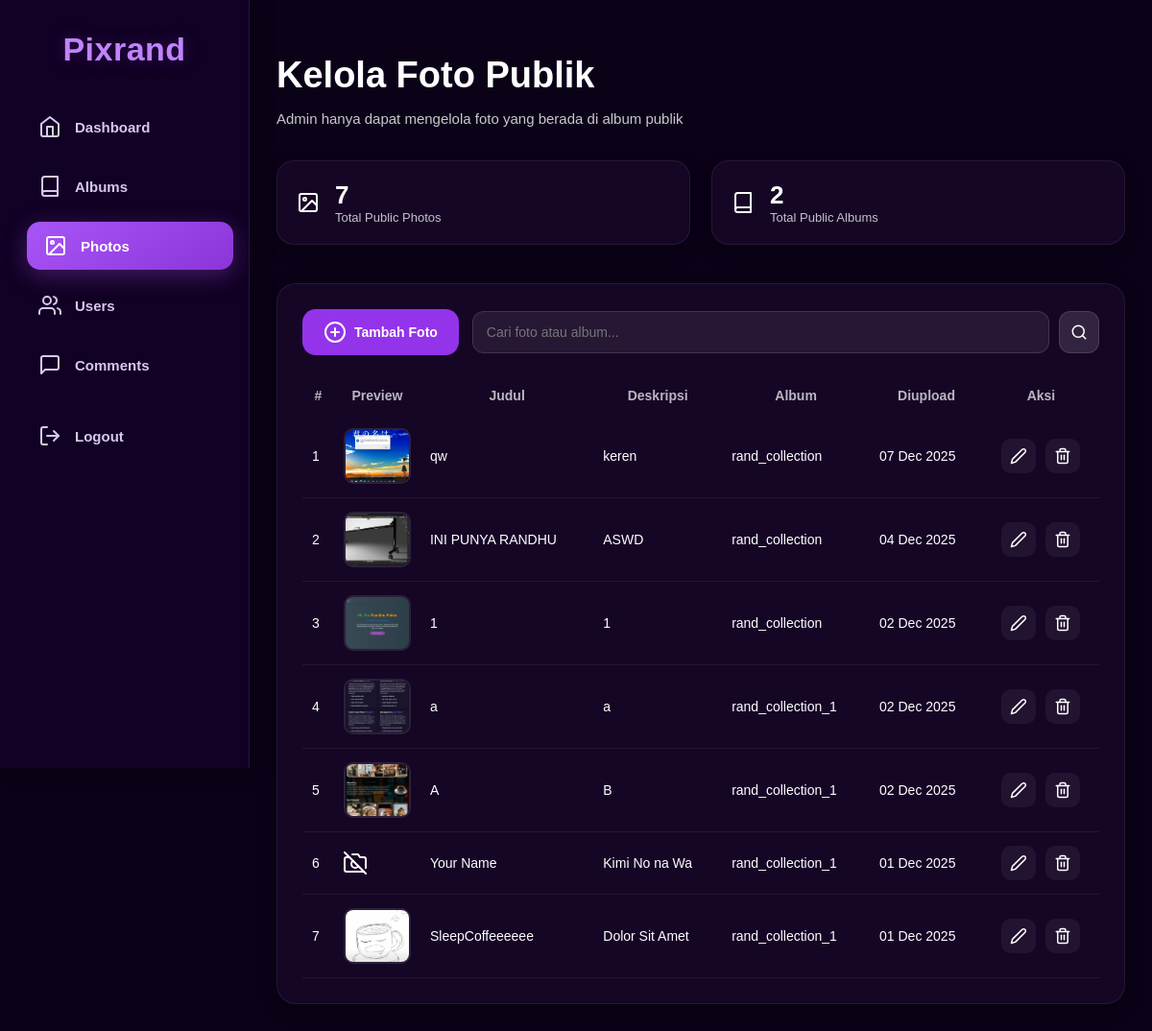
The app's page /gallery_app/public/views/admin/pages/photos.php (signed in) with its own data.
### tables this page shows
CREATE TABLE `photos` (
  `id` int(11) NOT NULL,
  `album_id` int(11) NOT NULL,
  `user_id` int(11) NOT NULL,
  `file_path` varchar(255) NOT NULL,
  `title` varchar(100) DEFAULT NULL,
  `caption` text DEFAULT NULL,
  `created_at` datetime DEFAULT current_timestamp()
);

CREATE TABLE `albums` (
  `id` int(11) NOT NULL,
  `user_id` int(11) NOT NULL,
  `visibility` enum('public','private') NOT NULL DEFAULT 'private',
  `title` varchar(150) NOT NULL,
  `description` text DEFAULT NULL,
  `created_at` datetime DEFAULT current_timestamp()
);

### gallery_app/public/views/admin/pages/photos.php (the view, shortened to what this page needs)
<?php
require_once $_SERVER['DOCUMENT_ROOT'] . "/gallery_app/includes/auth.php";
require_once __DIR__ . "/../layout/sidebar.php";
$totalPhotos = mysqli_fetch_assoc(mysqli_query($conn, "
    SELECT COUNT(*) AS total
    FROM photos
    INNER JOIN albums ON albums.id = photos.album_id
    WHERE albums.visibility = 'public'
"))['total'];
$totalAlbums = mysqli_fetch_assoc(mysqli_query($conn, "
    SELECT COUNT(*) AS total
    FROM albums
    WHERE visibility = 'public'
"))['total'];
$search = isset($_GET['q']) ? trim($_GET['q']) : "";
$where = [];
$where[] = "albums.visibility = 'public'";
$whereSql = "WHERE " . implode(" AND ", $where);
$query = mysqli_query($conn, "
    SELECT photos.*, albums.title AS album_title
    FROM photos
    INNER JOIN albums ON albums.id = photos.album_id
    $whereSql
    ORDER BY photos.created_at DESC
");
?>
<link rel="stylesheet" href="/gallery_app/public/assets/styles/admin/photos/photos.css?v=<?= time(); ?>">
<div class="page-wrapper">
    <h1 class="title-main">Kelola Foto Publik</h1>
    <p class="subtitle-main">Admin hanya dapat mengelola foto yang berada di album publik</p>
    <div class="stats-grid">
        <div class="stat-card">
            <i data-feather="image"></i>
            <div>
                <h2><?= $totalPhotos ?></h2><span>Total Public Photos</span>
            </div>
        </div>
        <div class="stat-card">
            <i data-feather="book"></i>
            <div>
                <h2><?= $totalAlbums ?></h2><span>Total Public Albums</span>
            </div>
        </div>
    </div>
    <div class="panel">
        <form class="actions-bar" method="GET">
            <a href="add_photo.php" class="btn-primary">
                <i data-feather="plus-circle"></i> Tambah Foto
            </a>
            <div class="search-form">
                <input type="text" name="q" placeholder="Cari foto atau album..." value="<?= htmlspecialchars($search) ?>">
                <button type="submit"><i data-feather="search"></i></button>
            </div>
        </form>
        <?php if ($query && mysqli_num_rows($query) > 0): ?>
            <table class="admin-table">
                <thead>
                    <tr>
                        <th>#</th>
                        <th>Preview</th>
                        <th>Judul</th>
                        <th>Deskripsi</th>
                        <th>Album</th>
                        <th>Diupload</th>
                        <th>Aksi</th>
                    </tr>
                </thead>
                <tbody>
                    <?php $no = 1;
                    while ($p = mysqli_fetch_assoc($query)): ?>
                        <tr>
                            <td><?= $no++ ?></td>
                            <td class="preview-cell">
                                <?php
                                $filePath = "/gallery_app/public/uploads/" . htmlspecialchars($p['file_path']);
                                $realPath = $_SERVER['DOCUMENT_ROOT'] . "/gallery_app/public/uploads/" . $p['file_path'];
                                ?>
                                <?php if (!empty($p['file_path']) && file_exists($realPath)): ?>
                                    <img src="<?= $filePath ?>" class="thumb">
                                <?php else: ?>
                                    <div class="no-thumb">
                                        <i data-feather="camera-off"></i>
                                    </div>
                                <?php endif; ?>
                            </td>
                            <td><?= $p['title'] ? htmlspecialchars($p['title']) : "<em>Tanpa Judul</em>" ?></td>
                            <td><?= $p['caption'] ? htmlspecialchars($p['caption']) : "<em>-</em>" ?></td>
                            <td><?= htmlspecialchars($p['album_title']) ?></td>
                            <td><?= date("d M Y", strtotime($p['created_at'])) ?></td>
                            <td class="center">
                                <div class="action-buttons">
                                    <a href="edit_photo.php?id=<?= $p['id'] ?>" class="btn-edit">
                                        <i data-feather="edit-2"></i>
                                    </a>
                                    <a href="../actions/photo_delete.php?id=<?= $p['id'] ?>"
                                        class="btn-delete delete-photo"
                                        data-id="<?= $p['id'] ?>">
                                        <i data-feather="trash-2"></i>
                                    </a>
                                </div>
                            </td>
                        </tr>
                    <?php endwhile; ?>
                </tbody>
            </table>
        <?php else: ?>
            <p class="empty">Tidak ada foto publik ditemukan.</p>
        <?php endif; ?>
    </div>
</div>

### gallery_app/public/assets/styles/components/sidebar.css (style rules this page uses)
* { box-sizing: border-box; font-family: 'Poppins', sans-serif; text-decoration: none; }

### gallery_app/public/assets/styles/admin/photos/photos.css (style rules this page uses)
.page-wrapper { margin-left: var(--sidebar-width); padding: 32px 28px; min-height: 100vh; }
.title-main { font-size: 38px; font-weight: 700; margin-bottom: 6px; }
.subtitle-main { font-size: 15px; opacity: .78; margin-bottom: 35px; }
.stats-grid { display: grid; grid-template-columns: repeat(auto-fit, minmax(220px,1fr)); gap: 22px; margin-bottom: 40px; }
.stat-card { background: #160626; border: 1px solid rgba(255,255,255,.07); padding: 20px; border-radius: 18px; display: flex; align-items: center; gap: 16px; transition: .25s; box-shadow: 0 6px 18px rgba(0,0,0,.4); }
.stat-card h2 { margin: 0; font-size: 26px; font-weight: 700; }
.stat-card span { font-size: 13px; opacity: .75; }
.panel { background: #160626; border-radius: 20px; border: 1px solid rgba(255,255,255,.07); padding: 26px; width: 100%; box-shadow: 0 6px 20px rgba(0,0,0,.42); }
.actions-bar { display: flex; align-items: center; justify-content: space-between; gap: 14px; margin-bottom: 22px; flex-wrap: wrap; }
.btn-primary { background: #9333ea; padding: 12px 22px; border-radius: 14px; color: #fff; font-size: 14px; font-weight: 600; display: inline-flex; align-items: center; gap: 8px; transition: .25s; }
.search-form { flex: 1; display: flex; align-items: center; gap: 10px; min-width: 180px; }
.search-form input { height: 44px; padding: 0 14px; background: rgba(255,255,255,.07); border-radius: 12px; border: 1px solid rgba(255,255,255,.12); color: #fff; width: 100%; font-size: 14px; outline: none; transition: .25s; }
.search-form button { height: 44px; width: 44px; border-radius: 12px; background: rgba(255,255,255,.12); border: 1px solid rgba(255,255,255,.12); display: flex; align-items: center; justify-content: center; cursor: pointer; transition: .25s; }
.search-form button svg { width: 18px; height: 18px; stroke: #fff !important; }
.admin-table { width: 100%; border-collapse: collapse; font-size: 14px; }
.admin-table th { padding: 12px 0; text-align: center; opacity: .7; }
.admin-table td { padding: 14px 10px; border-bottom: 1px solid rgba(255,255,255,.06); transition: .25s; }
.center { text-align: center; }
.preview-cell { width: 70px; }
.thumb { width: 70px; height: 58px; object-fit: cover; border-radius: 10px; border: 2px solid rgba(255,255,255,.1); }
.action-buttons { display: flex; gap: 10px; justify-content: center; }
.action-buttons a { padding: 8px; border-radius: 10px; border: 1px solid transparent; background: rgba(255,255,255,0.05); display: flex; align-items: center; justify-content: center; transition: .25s; }
.action-buttons a svg, .action-buttons a i { width: 18px; height: 18px; stroke: #fff !important; transition: .25s; }
.btn-edit { border-color: rgba(168,85,247,.35); }
.btn-delete { border-color: rgba(239,68,68,.35); }

### records on screen
photos: file_path (picture), title "qw", caption "keren", album.title "rand_collection", created_at "07 Dec 2025"
photos: file_path (picture), title "INI PUNYA RANDHU", caption "ASWD", album.title "rand_collection", created_at "04 Dec 2025"
photos: file_path (picture), title "1", caption "1", album.title "rand_collection", created_at "02 Dec 2025"
photos: file_path (picture), title "a", caption "a", album.title "rand_collection_1", created_at "02 Dec 2025"
photos: file_path (picture), title "A", caption "B", album.title "rand_collection_1", created_at "02 Dec 2025"
photos: title "Your Name", caption "Kimi No na Wa", album.title "rand_collection_1", created_at "01 Dec 2025"
photos: file_path (picture), title "SleepCoffeeeeee", caption "Dolor Sit Amet", album.title "rand_collection_1", created_at "01 Dec 2025"

### other values on screen
$totalPhotos "7"
$totalAlbums "2"
